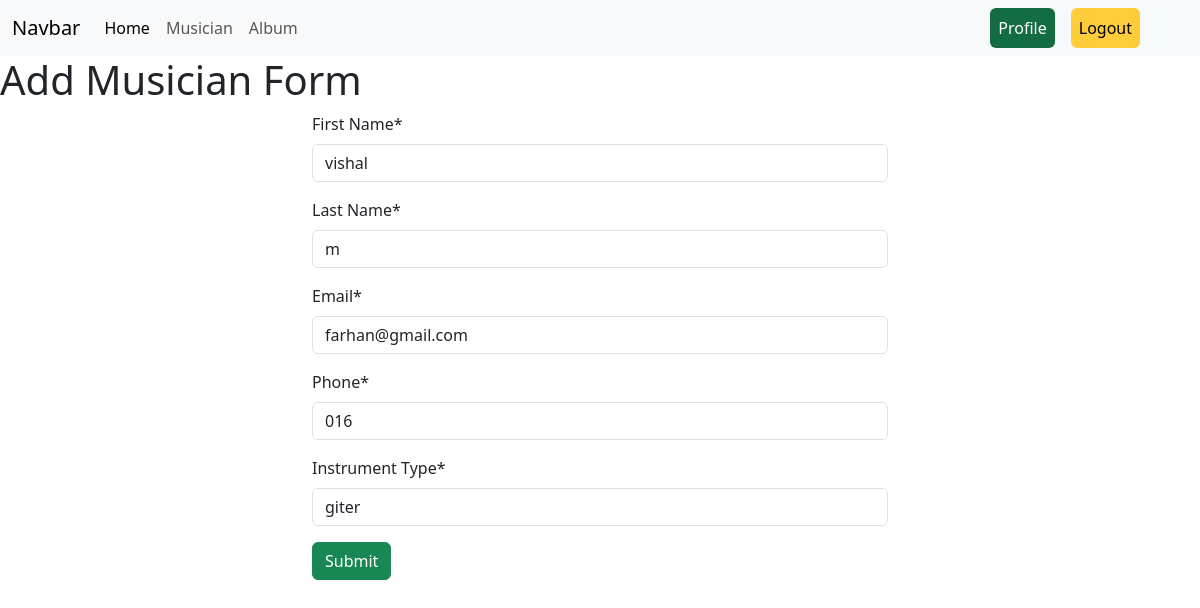
Screenshot of /add/edit/10/ (signed in) with the database file from the repository.
### musician/models.py (models this page shows, shortened)
class MusicianModel(models.Model):
    First_Name=models.CharField(max_length=50)
    Last_Name=models.CharField(max_length=50)
    Email=models.EmailField()
    Phone=models.CharField(max_length=15)
    Instrument_Type=models.CharField(max_length=100)

### musician/views.py (the view, shortened to what this page needs)
# urls.py: path('edit/<int:id>/',views.edit_musician.as_view(),name='edit_musician'),
@method_decorator(login_required,name='dispatch')
class edit_musician(UpdateView):
    model = models.MusicianModel
    form_class=forms.MusicianForm
    template_name='music.html'
    success_url = reverse_lazy('homepage')
    pk_url_kwarg='id'

### musician/forms.py
class MusicianForm(forms.ModelForm):
    class Meta:
        model=MusicianModel
        fields='__all__'

### musician/templates/music.html (shortened to what this page needs)
{% extends "base.html" %}
{% load crispy_forms_tags %}
{% block content %}
<h1>Add Musician Form  </h1>
<div class="container" style="width: 50%;margin:auto;">
    <form action="" method="post">
        {{form | crispy}}
        <button class="btn btn-success "type="submit">Submit</button>
     </form>
</div>
{% endblock content %}

### rows the page displays
MusicianModel: First_Name "vishal", Last_Name "m", Email "farhan@gmail.com", Phone "016", Instrument_Type "giter"
